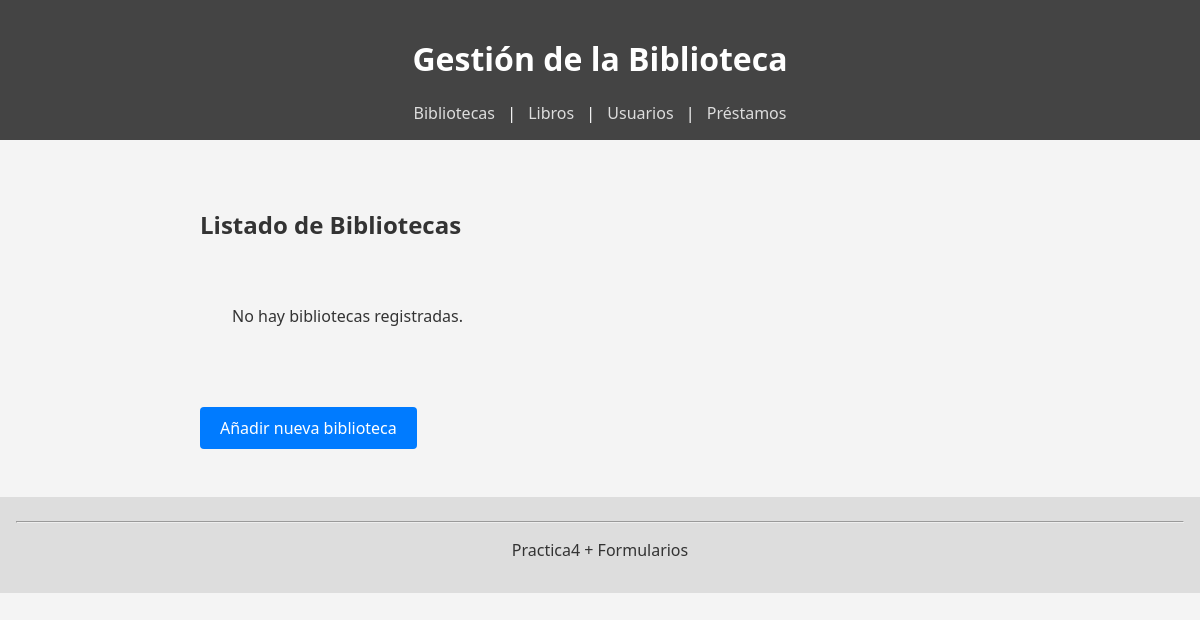
The page /practica4Formularios/bibliotecas/ on the database as committed earlier.
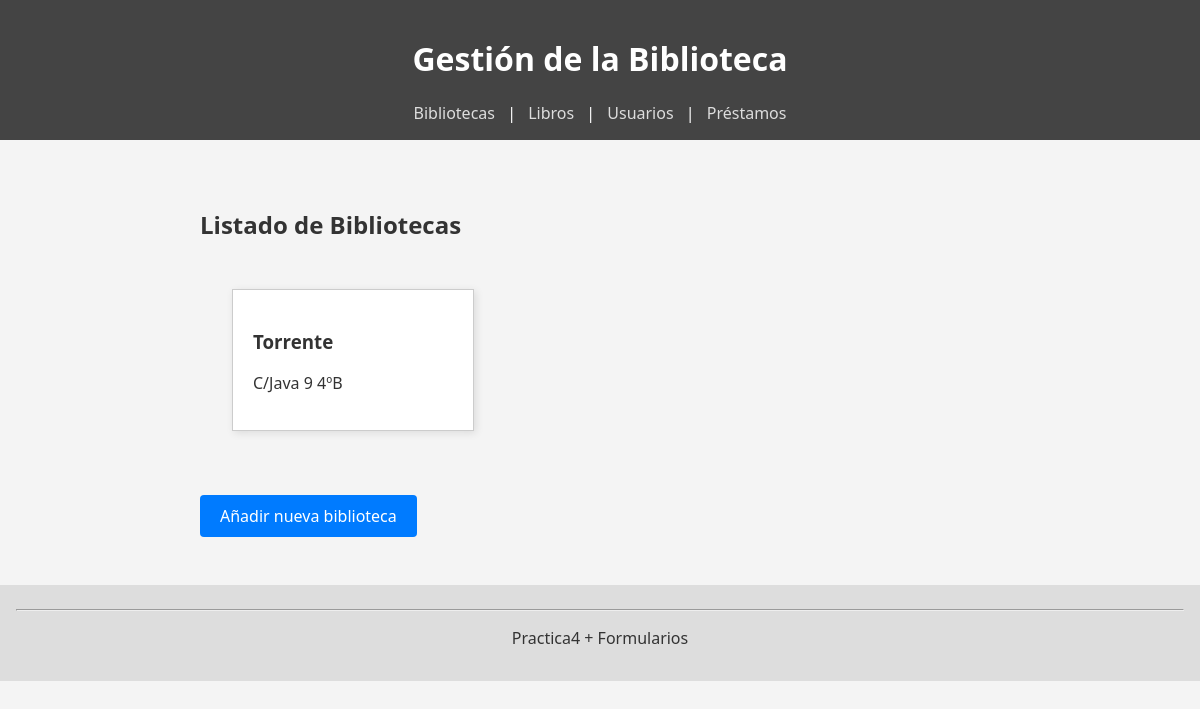
The same page on the database as committed later.
### practica4Formularios/models.py (models this page shows, shortened)
class Biblioteca(models.Model):
    nombre = models.CharField(max_length=100)
    direccion = models.CharField(max_length=100)

### practica4Formularios/views.py (the view)
# urls.py: path('bibliotecas/', views.lista_bibliotecas, name='lista_bibliotecas'),
def lista_bibliotecas(request):
    bibliotecas = Biblioteca.objects.all()
    return render(request, 'bibliotecas.html', {'bibliotecas': bibliotecas})

### practica4Formularios/templates/bibliotecas.html (shortened to what this page needs)
{% extends "base.html" %}
{% block content %}
    <h2>Listado de Bibliotecas</h2>
    <div class="box-container">
        {% for biblioteca in bibliotecas %}
            <a href="{% url 'detalle_biblioteca' biblioteca.id %}" class="box">
                <h3>{{ biblioteca.nombre }}</h3>
                <p>{{ biblioteca.direccion }}</p>
            </a>
        {% empty %}
            <p>No hay bibliotecas registradas.</p>
        {% endfor %}
    </div>
    <a href="{% url 'nueva_biblioteca' %}" class="btn-add">Añadir nueva biblioteca</a>
{% endblock %}

### practica4Formularios/templates/base.html (shortened to what this page needs)
{% load static %}
<!DOCTYPE html>
<html lang="es">
<head>
    <link rel="stylesheet" href="{% static 'css/style.css' %}">
</head>
<body>
<header>
    <h1>Gestión de la Biblioteca</h1>
    <nav>
        <a href="{% url 'lista_bibliotecas' %}">Bibliotecas</a> |
        <a href="{% url 'lista_libros' %}">Libros</a> |
        <a href="{% url 'lista_usuarios' %}">Usuarios</a> |
        <a href="{% url 'lista_prestamos' %}">Préstamos</a>
    </nav>
</header>
<section class="container">
    {% block content %}{% endblock %}
</section>
<footer>
    <hr>
    <p>Practica4 + Formularios </p>
</footer>
</body>
</html>

### practica4Formularios/static/css/style.css (style rules this page uses)
body { margin: 0; padding: 0; font-family: "Segoe UI", Tahoma, Geneva, Verdana, sans-serif; background: #f4f4f4; color: #333; }
header { background: #444; color: #fff; padding: 1rem; text-align: center; }
nav a { color: #ddd; margin: 0 0.5rem; text-decoration: none; }
.container, .box-container { max-width: 800px; margin: 2rem auto; padding: 1rem 2rem; }
.box-container { display: flex; flex-wrap: wrap; gap: 20px; }
.box { display: block; background: #fff; border: 1px solid #ccc; padding: 20px; width: 200px; text-decoration: none; color: inherit; box-shadow: 2px 2px 8px rgba(0,0,0,0.1); transition: transform 0.2s, box-shadow 0.2s; }
.btn-add { display: inline-block; margin-top: 1rem; padding: 10px 20px; background-color: #007bff; color: #fff; text-decoration: none; border-radius: 4px; }
footer { text-align: center; padding: 1rem; background: #ddd; margin-top: 2rem; }

Rows that differ between the two databases and show on the page:
added Biblioteca: nombre "Torrente", direccion "C/Java 9 4ºB"
Other text that changed with them:
text no longer shown: "No hay bibliotecas registradas."
